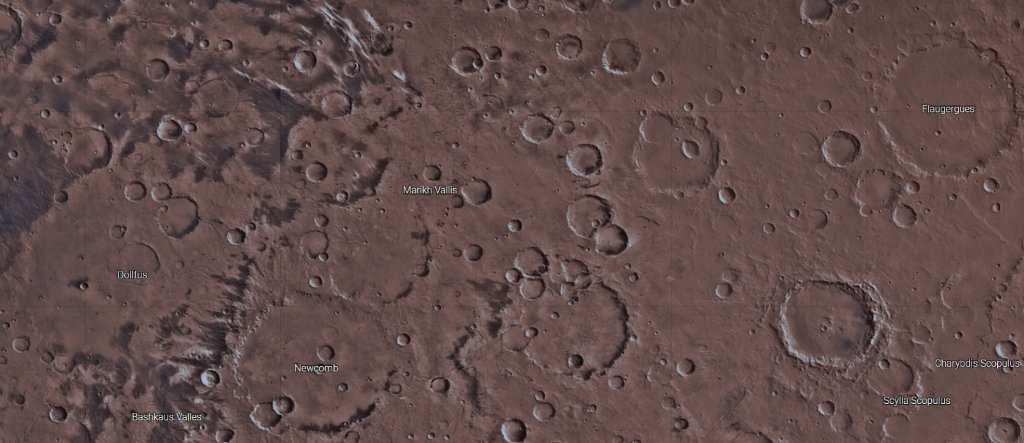
#> input picture apps/ipad/assets/mars-terrain.jpg, 1024 x 443 px, found by its file name
$ python detect_craters.py
#> lines starting #> are read from the running program, lines starting #| are printed output that depends on the picture
#!/usr/bin/env python3
import argparse
import json
import os

import cv2
import numpy as np

ROOT = os.path.dirname(os.path.dirname(os.path.abspath(__file__)))
IMG_PATH = os.path.join(ROOT, "apps", "web", "public", "mars-terrain.jpg")
OUT_PATH = os.path.join(ROOT, "apps", "web", "public", "data", "opencv_craters.json")

# (cx, cy, r) en pixeles de la imagen original.
LABELED_CRATERS = [
    (834, 323, 52),   # Gran cráter junto a Charybdis Scopulus
    (948, 110, 70),   # Flaugergues
    (674, 147, 40),   # Cráter mayor al oeste de Flaugergues
    (594, 326, 43),   # Cráter degradado central-sur
    (621, 56, 17),
    (569, 46, 13),
    (842, 148, 19),
    (584, 159, 16),
    (537, 127, 15),
    (609, 236, 16),
    (475, 190, 14),
    (465, 61, 13),
    (334, 102, 15),
    (170, 129, 12),
    (158, 69, 11),
    (306, 60, 11),
    (316, 172, 11),
    (136, 190, 10),
    (161, 190, 9),
    (210, 378, 11),
    (57, 412, 10),
    (236, 236, 10),
    (472, 252, 10),
    (265, 413, 13),
    (284, 405, 10),
    (439, 383, 9),
]


def refine(gray_blur, cx, cy, r):
    """Refina centro y radio con HoughCircles restringido a una ventana local."""
    pad = int(r * 1.6) + 6
    h, w = gray_blur.shape
    x0, y0 = max(0, cx - pad), max(0, cy - pad)
    x1, y1 = min(w, cx + pad), min(h, cy + pad)
    roi = gray_blur[y0:y1, x0:x1]
    circles = cv2.HoughCircles(
        roi, cv2.HOUGH_GRADIENT, dp=1.0, minDist=max(4, r // 2),
        param1=90, param2=12,
        minRadius=max(4, int(r * 0.75)), maxRadius=int(r * 1.25),
    )
    if circles is None:
        return cx, cy, r
    best = None
    for (x, y, rr) in circles[0]:
        gx, gy = x + x0, y + y0
        d = np.hypot(gx - cx, gy - cy)
        if d > r * 0.35:
            continue
        score = d + abs(rr - r) * 0.5
        if best is None or score < best[0]:
            best = (score, int(round(gx)), int(round(gy)), int(round(rr)))
    return (best[1], best[2], best[3]) if best else (cx, cy, r)


def main():
    ap = argparse.ArgumentParser()
    ap.add_argument("--debug", default=None)
    args = ap.parse_args()

    img = cv2.imread(IMG_PATH)
#> img is the input picture: shape (443, 1024, 3); mean B, G, R 74.4, 76, 97.5
    h, w = img.shape[:2]
#> h = 443; w = 1024
    gray = cv2.cvtColor(img, cv2.COLOR_BGR2GRAY)
    clahe = cv2.createCLAHE(clipLimit=2.0, tileGridSize=(8, 8))
    g = cv2.GaussianBlur(clahe.apply(gray), (5, 5), 1.5)
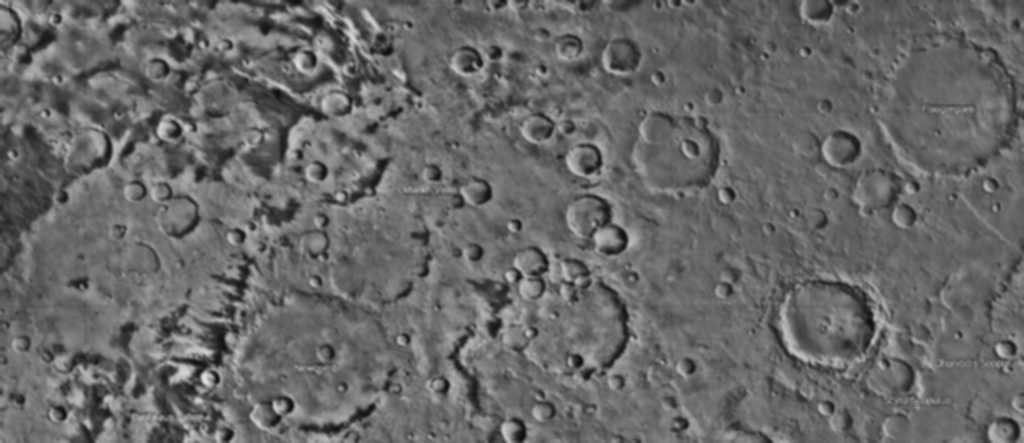
#> g: shape (443, 1024); min 15, max 225, mean 104.1

    out = []
    for i, (cx, cy, r) in enumerate(LABELED_CRATERS):
        rx, ry, rr = refine(g, cx, cy, r)
        out.append({
            "id": f"crater-{i + 1}",
            "px": rx, "py": ry, "rpx": rr,
            "x": round(rx / w * 10.0, 3),
            "y": round(ry / h * 10.0, 3),
            "radius": round(rr / w * 10.0, 3),
            "radiusY": round(rr / h * 10.0, 3),
            "safetyRadius": round(rr * 1.5 / w * 10.0, 3),
            "slopeDeg": round(min(34.0, 22.0 + rr * 0.2), 1),
            "kind": "crater_wall",
            "detector": "HoughCircles",
        })
#> this loop made 26 passes
#> (circles in refine, rx, ry, rr) on passes 5 to 13: ([[34.5, 35.5, 20.4], [25.5, 35.5, 19.3], [33.5, 27.5, 16]], 622, 58, 20), ([[23.5, 25.5, 15.4], [29.5, 23.5, 9.6], [24.5, 32.5, 9.6]], 566, 46, 15), ([[35.5, 39.5, 20.2]], 842, 152, 20), ([[30.5, 30.5, 17.2], [39.5, 34.5, 17.2]], 584, 158, 17), ([[29.5, 27.5, 17.4], [37.5, 32.5, 17.4], [9.5, 24.5, 16.1]], 536, 124, 17), ([[29.5, 36.5, 19.4]], 609, 236, 16), ([[27.5, 28.5, 14.1]], 474, 190, 14), ([[28.5, 23.5, 13.1], [23.5, 28.5, 11]], 468, 58, 13), ([[34.5, 29.5, 14.1]], 338, 102, 14)
#> (rx, ry, rr) on passes 1 to 4: (826, 330, 63), (948, 104, 70), (676, 154, 44), (580, 322, 51)
#> pass 1, in refine, `roi = gray_blur[y0:y1, x0:x1]`:
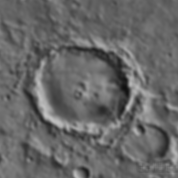
#> roi: shape (178, 178); min 15, max 194, mean 103.2
#> pass 2, in refine (call 2), `roi = gray_blur[y0:y1, x0:x1]`:
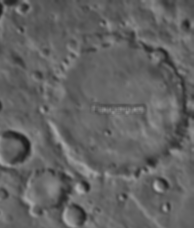
#> roi: shape (228, 194); min 25, max 179, mean 98.9
#> pass 3, in refine (call 3), `roi = gray_blur[y0:y1, x0:x1]`:
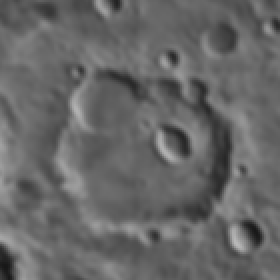
#> roi: shape (140, 140) (shown 2 times larger); min 23, max 185, mean 102.5
#> after the loop, out = 26 items

    payload = {
        "pipeline": "Crateres etiquetados + refinamiento local OpenCV HoughCircles",
        "image_size": [w, h],
        "craters_hough": out,
        "sam_masks": [],
        "escarpments_canny_morph": [],
    }
    with open(OUT_PATH, "w", encoding="utf-8") as f:
        json.dump(payload, f, indent=2)
    print(f"{len(out)} crateres -> {OUT_PATH}")
#| 26 crateres -> apps/web/public/data/opencv_craters.json

    if args.debug:
        dbg = img.copy()
        for c in out:
            cv2.circle(dbg, (c["px"], c["py"]), c["rpx"], (0, 0, 255), 2)
        cv2.imwrite(args.debug, dbg)


if __name__ == "__main__":
    main()
